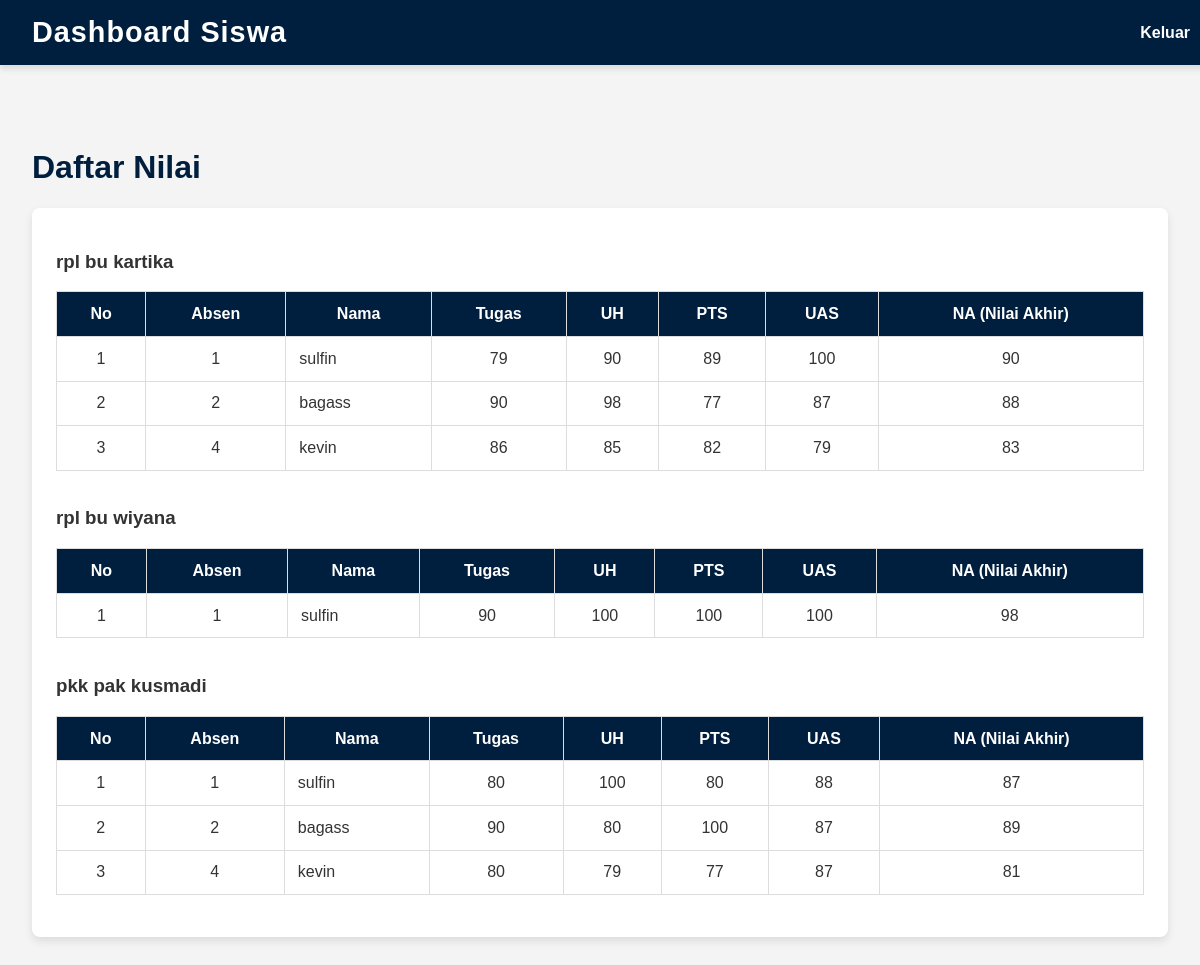
Screenshot of /dashboard_siswa.php with the database file from the repository.
### tables this page shows
CREATE TABLE `mapel` (
  `id_mapel` int(11) NOT NULL,
  `nama_mapel` varchar(255) NOT NULL,
  `nama_guru` varchar(255) NOT NULL
);

CREATE TABLE `nilai` (
  `id_nilai` int(11) NOT NULL,
  `id_siswa` int(11) NOT NULL,
  `id_mapel` int(11) NOT NULL,
  `tugas` int(255) NOT NULL,
  `uh` int(255) NOT NULL,
  `pts` int(255) NOT NULL,
  `uas` int(255) NOT NULL,
  `nilai_akhir` decimal(10,0) NOT NULL
);

CREATE TABLE `siswa` (
  `id_siswa` int(11) NOT NULL,
  `absen` int(255) NOT NULL,
  `nama_siswa` varchar(255) NOT NULL
);

### dashboard_siswa.php (the view, shortened to what this page needs)
<?php
include 'koneksi.php';
$mapel_query = "SELECT * FROM mapel";
$mapel_result = $conn->query($mapel_query);
?>
<!DOCTYPE html>
<html lang="id">
<head>
</head>
<body>
    <header>
        <h1>Dashboard Siswa</h1>
        <nav>
            <ul>
                <li><a href="login.php">Keluar</a></li>
            </ul>
        </nav>
    </header>
    <main>
        <h1>Daftar Nilai</h1>
        <div class="data">
            <?php
            while ($mapel = $mapel_result->fetch_assoc()) {
                $nilai_query = "
            SELECT nilai.id_nilai, nilai.nilai_akhir, siswa.absen, siswa.nama_siswa, mapel.nama_mapel, mapel.nama_guru,
                   nilai.tugas, nilai.uh, nilai.pts, nilai.uas,
                   ROUND((nilai.tugas + nilai.uh + nilai.pts + nilai.uas) / 4) AS nilai_akhir
            FROM nilai
            JOIN siswa ON nilai.id_siswa = siswa.id_siswa
            JOIN mapel ON nilai.id_mapel = mapel.id_mapel
            WHERE nilai.id_mapel = " . $mapel['id_mapel'] . "
            ORDER BY siswa.absen";
                $nilai_result = $conn->query($nilai_query);
                ?>
                <h3><?= $mapel['nama_mapel']; ?>  <?= $mapel['nama_guru']; ?></h3>
                <table>
                    <tr>
                        <th>No</th>
                        <th>Absen</th>
                        <th>Nama</th>
                        <th>Tugas</th>
                        <th>UH</th>
                        <th>PTS</th>
                        <th>UAS</th>
                        <th>NA (Nilai Akhir)</th>
                    </tr>
                    <?php
                    $no = 1;
                    while ($row = $nilai_result->fetch_assoc()) { ?>
                        <tr>
                            <td><?= $no++; ?></td>
                            <td><?= $row['absen']; ?></td>
                            <td style="text-align: left;"><?= $row['nama_siswa']; ?></td>
                            <td><?= $row['tugas']; ?></td>
                            <td><?= $row['uh']; ?></td>
                            <td><?= $row['pts']; ?></td>
                            <td><?= $row['uas']; ?></td>
                            <td><?= $row['nilai_akhir']; ?></td>
                        </tr>
                    <?php } ?>
                </table>
                <br>
            <?php } ?>
        </div>
    </main>
</body>
</html>

### dashboard_siswa.php (style rules this page uses)
body { font-family: Arial, sans-serif; margin: 0; padding: 0; background-color: #f4f4f4; color: #333; animation: fadeIn 1s ease-in-out; opacity: 1; transition: opacity 0.5s ease-in-out; }
header { position: fixed; top: 0; left: 0; width: 98%; z-index: 1000; background-color: #001f3f; color: white; padding: 1rem 2rem; display: flex; justify-content: space-between; align-items: center; box-shadow: 0 4px 6px rgba(0, 0, 0, 0.1); animation: slideDown 1.2s ease-out; transition: transform 0.7s ease-in-out; }
header h1 { margin: 0; font-size: 1.8rem; letter-spacing: 1px; }
header nav ul { list-style: none; margin: 0; padding: 0; display: flex; gap: 1.5rem; }
header nav ul li a { color: white; text-decoration: none; font-weight: bold; font-size: 1rem; padding: 0.5rem 1rem; border: 2px solid transparent; border-radius: 5px; transition: all 0.3s ease-in-out; }
main { padding: 8rem 2rem 2rem; transition: transform 0.7s ease-in-out, opacity 0.7s ease-in-out; }
main h1 { color: #001f3f; animation: fadeInUp 1.5s ease-in-out; }
.data { background-color: #ffffff; padding: 1.5rem; border-radius: 8px; box-shadow: 0 4px 8px rgba(0, 0, 0, 0.1); animation: fadeInUp 1.5s ease-in-out; animation-delay: 1s; animation-fill-mode: both; }
.data table { width: 100%; border-collapse: collapse; margin-top: 1rem; }
.data table th, .data table td { padding: 0.8rem; text-align: center; border: 1px solid #ddd; }
.data table th { background-color: #001f3f; color: white; font-size: 1rem; animation: slideInFromSides 1.5s ease-out; animation-delay: 2s; animation-fill-mode: both; }
.data table tr { animation: alternateRow 1.2s ease-out; animation-fill-mode: both; }
.data table tr:nth-child(odd) { animation-name: slideInFromRight; animation-delay: 2.3s; }
.data table tr:nth-child(even) { animation-name: slideInFromLeft; animation-delay: 2.5s; }

### rows the page displays
mapel: nama_mapel "rpl", nama_guru "bu kartika"
nilai: id_siswa.absen "1", id_siswa.nama_siswa "sulfin", tugas "79", uh "90", pts "89", uas "100", nilai_akhir "90"
nilai: id_siswa.absen "2", id_siswa.nama_siswa "bagass", tugas "90", uh "98", pts "77", uas "87", nilai_akhir "88"
nilai: id_siswa.absen "4", id_siswa.nama_siswa "kevin", tugas "86", uh "85", pts "82", uas "79", nilai_akhir "83"
mapel: nama_mapel "rpl", nama_guru "bu wiyana"
nilai: id_siswa.absen "1", id_siswa.nama_siswa "sulfin", tugas "90", uh "100", pts "100", uas "100", nilai_akhir "98"
mapel: nama_mapel "pkk", nama_guru "pak kusmadi"
nilai: id_siswa.absen "1", id_siswa.nama_siswa "sulfin", tugas "80", uh "100", pts "80", uas "88", nilai_akhir "87"
nilai: id_siswa.absen "2", id_siswa.nama_siswa "bagass", tugas "90", uh "80", pts "100", uas "87", nilai_akhir "89"
nilai: id_siswa.absen "4", id_siswa.nama_siswa "kevin", tugas "80", uh "79", pts "77", uas "87", nilai_akhir "81"
